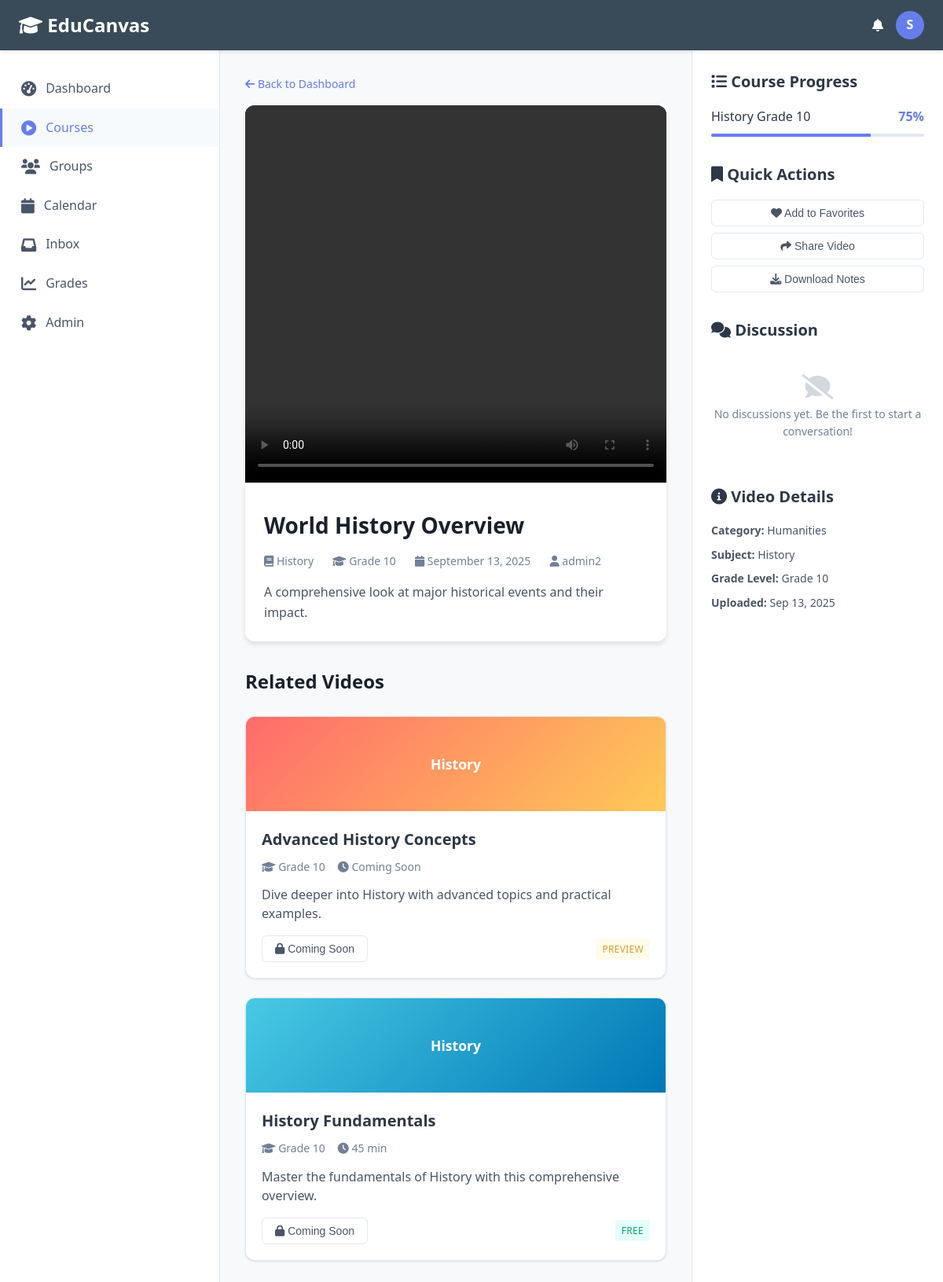
The page /video/3/ on the database its author committed.
### videos/models.py (models this page shows, shortened)
class Video(models.Model):
    title = models.CharField(max_length=255)
    description = models.TextField(blank=True)
    file = models.FileField(upload_to='videos/')
    subject = models.ForeignKey(Subject, on_delete=models.CASCADE, related_name='videos')
    grade_level = models.ForeignKey(GradeLevel, on_delete=models.CASCADE, related_name='videos')
    uploaded_by = models.ForeignKey(User, on_delete=models.SET_NULL, null=True, blank=True)
    uploaded_at = models.DateTimeField(auto_now_add=True)

### catalog/models.py (models this page shows, shortened)
class Subject(models.Model):
    name = models.CharField(max_length=100, unique=True)
    category = models.ForeignKey(Category, on_delete=models.CASCADE, related_name='subjects')

class GradeLevel(models.Model):
    name = models.CharField(max_length=50, unique=True)

class Category(models.Model):
    name = models.CharField(max_length=100, unique=True)

### users/models.py (models this page shows)
class User(AbstractUser):
    class Role(models.TextChoices):
        ADMINISTRATOR = 'ADMIN', 'Administrator'
        STUDENT = 'STUDENT', 'Student'
    role = models.CharField(
        max_length=10,
        choices=Role.choices,
        default=Role.STUDENT,
    )

### videos/views.py (the view)
# urls.py: path('video/<int:pk>/', views.video_detail, name='video_detail'),
def video_detail(request, pk):
    video = get_object_or_404(Video, pk=pk)
    return render(request, 'videos/detail.html', {'video': video})

### videos/templates/videos/detail.html (shortened to what this page needs)
{% load static %}
<!DOCTYPE html>
<html lang="en">
<head>
    <link rel="stylesheet" href="{% static 'css/main.css' %}">
    <link rel="stylesheet" href="https://cdnjs.cloudflare.com/ajax/libs/font-awesome/6.0.0/css/all.min.css">
</head>
<body>
    <header class="header">
        <div class="logo">
            <i class="fas fa-graduation-cap"></i> EduCanvas
        </div>
        <div class="user-menu">
            <i class="fas fa-bell"></i>
            <div class="user-avatar">S</div>
        </div>
    </header>
    <div class="container">
        <nav class="sidebar">
            <a href="{% url 'video_library' %}" class="nav-item">
                <i class="nav-icon fas fa-tachometer-alt"></i>
                Dashboard
            </a>
            <a href="#" class="nav-item active">
                <i class="nav-icon fas fa-play-circle"></i>
                Courses
            </a>
            <a href="#" class="nav-item">
                <i class="nav-icon fas fa-users"></i>
                Groups
            </a>
            <a href="#" class="nav-item">
                <i class="nav-icon fas fa-calendar"></i>
                Calendar
            </a>
            <a href="#" class="nav-item">
                <i class="nav-icon fas fa-inbox"></i>
                Inbox
            </a>
            <a href="#" class="nav-item">
                <i class="nav-icon fas fa-chart-line"></i>
                Grades
            </a>
            <a href="/admin/" class="nav-item">
                <i class="nav-icon fas fa-cog"></i>
                Admin
            </a>
        </nav>
        <main class="main-content">
            <div style="margin-bottom: 16px; font-size: 0.875rem; color: #718096;">
                <a href="{% url 'video_library' %}" style="color: #667eea; text-decoration: none;">
                    <i class="fas fa-arrow-left"></i> Back to Dashboard
                </a>
            </div>
            <div class="video-container">
                <video class="video-player" controls>
                    <source src="{{ video.file.url }}" type="video/mp4">
                </video>
                <div class="video-info">
                    <h1 class="video-title">{{ video.title }}</h1>
                    <div class="video-meta-bar">
                        <span><i class="fas fa-book"></i> {{ video.subject.name }}</span>
                        <span><i class="fas fa-graduation-cap"></i> {{ video.grade_level.name }}</span>
                        <span><i class="fas fa-calendar"></i> {{ video.uploaded_at|date:"F d, Y" }}</span>
                        {% if video.uploaded_by %}
                        <span><i class="fas fa-user"></i> {{ video.uploaded_by.username }}</span>
                        {% endif %}
                    </div>
                    <div class="video-description">
                        {{ video.description|default:"No description available for this video." }}
                    </div>
                </div>
            </div>
            <div style="margin-top: 32px;">
                <h2 style="font-size: 1.5rem; font-weight: 600; margin-bottom: 24px; color: #1a202c;">
                    Related Videos
                </h2>
                <div class="cards-grid">
                    <div class="card">
                        <div class="card-header math">
                            <div class="card-header-text">{{ video.subject.name }}</div>
                        </div>
                        <div class="card-body">
                            <h3 class="card-title">Advanced {{ video.subject.name }} Concepts</h3>
                            <div class="card-meta">
                                <span><i class="fas fa-graduation-cap"></i> {{ video.grade_level.name }}</span>
                                <span><i class="fas fa-clock"></i> Coming Soon</span>
                            </div>
                            <p class="card-description">Dive deeper into {{ video.subject.name }} with advanced topics and practical examples.</p>
                            <div class="card-footer">
                                <button class="btn btn-outline" disabled>
                                    <i class="fas fa-lock"></i> Coming Soon
                                </button>
                                <span class="badge badge-warning">Preview</span>
                            </div>
                        </div>
                    </div>
                    <div class="card">
                        <div class="card-header science">
                            <div class="card-header-text">{{ video.subject.name }}</div>
                        </div>
                        <div class="card-body">
                            <h3 class="card-title">{{ video.subject.name }} Fundamentals</h3>
                            <div class="card-meta">
                                <span><i class="fas fa-graduation-cap"></i> {{ video.grade_level.name }}</span>
                                <span><i class="fas fa-clock"></i> 45 min</span>
                            </div>
                            <p class="card-description">Master the fundamentals of {{ video.subject.name }} with this comprehensive overview.</p>
                            <div class="card-footer">
                                <button class="btn btn-outline" disabled>
                                    <i class="fas fa-lock"></i> Coming Soon
                                </button>
                                <span class="badge badge-success">Free</span>
                            </div>
                        </div>
                    </div>
                </div>
            </div>
        </main>
        <aside class="right-sidebar">
            <div class="sidebar-section">
                <h3 class="sidebar-title">
                    <i class="fas fa-list"></i> Course Progress
                </h3>
                <div style="margin-bottom: 16px;">
                    <div style="display: flex; justify-content: space-between; margin-bottom: 8px;">
                        <span style="font-weight: 500;">{{ video.subject.name }} {{ video.grade_level.name }}</span>
                        <span style="color: #667eea; font-weight: 600;">75%</span>
                    </div>
                    <div class="progress-bar">
                        <div class="progress-fill" style="width: 75%;"></div>
                    </div>
                </div>
            </div>
            <div class="sidebar-section">
                <h3 class="sidebar-title">
                    <i class="fas fa-bookmark"></i> Quick Actions
                </h3>
                <div style="display: flex; flex-direction: column; gap: 8px;">
                    <button class="btn btn-outline" style="justify-self: start;">
                        <i class="fas fa-heart"></i> Add to Favorites
                    </button>
                    <button class="btn btn-outline">
                        <i class="fas fa-share"></i> Share Video
                    </button>
                    <button class="btn btn-outline">
                        <i class="fas fa-download"></i> Download Notes
                    </button>
                </div>
            </div>
            <div class="sidebar-section">
                <h3 class="sidebar-title">
                    <i class="fas fa-comments"></i> Discussion
                </h3>
                <div style="font-size: 0.875rem; color: #718096; text-align: center; padding: 24px 0;">
                    <i class="fas fa-comment-slash" style="font-size: 2rem; opacity: 0.3; margin-bottom: 8px; display: block;"></i>
                    No discussions yet. Be the first to start a conversation!
                </div>
            </div>
            <div class="sidebar-section">
                <h3 class="sidebar-title">
                    <i class="fas fa-info-circle"></i> Video Details
                </h3>
                <div style="font-size: 0.875rem; color: #4a5568;">
                    <div style="margin-bottom: 8px;">
                        <strong>Category:</strong> {{ video.subject.category.name }}
                    </div>
                    <div style="margin-bottom: 8px;">
                        <strong>Subject:</strong> {{ video.subject.name }}
                    </div>
                    <div style="margin-bottom: 8px;">
                        <strong>Grade Level:</strong> {{ video.grade_level.name }}
                    </div>
                    <div style="margin-bottom: 8px;">
                        <strong>Uploaded:</strong> {{ video.uploaded_at|date:"M d, Y" }}
                    </div>
                </div>
            </div>
        </aside>
    </div>
</body>
</html>

### videos/static/css/main.css (style rules this page uses)
* { margin: 0; padding: 0; box-sizing: border-box; }
body { font-family: 'Segoe UI', Tahoma, Geneva, Verdana, sans-serif; background-color: #f7f9fa; color: #2d3748; line-height: 1.6; }
.header { background: #394b59; color: white; padding: 0 24px; display: flex; align-items: center; justify-content: space-between; height: 64px; box-shadow: 0 2px 4px rgba(0,0,0,0.1); position: sticky; top: 0; z-index: 100; }
.logo { font-size: 1.5rem; font-weight: bold; color: #ffffff; }
.user-menu { display: flex; align-items: center; gap: 16px; }
.user-avatar { width: 36px; height: 36px; border-radius: 50%; background: #667eea; display: flex; align-items: center; justify-content: center; color: white; font-weight: bold; }
.container { display: flex; min-height: calc(100vh - 64px); }
.sidebar { width: 280px; background: #ffffff; border-right: 1px solid #e2e8f0; padding: 24px 0; flex-shrink: 0; }
.nav-item { display: flex; align-items: center; padding: 12px 24px; color: #4a5568; text-decoration: none; transition: all 0.2s; border-left: 3px solid transparent; }
.nav-item:hover, .nav-item.active { background-color: #f7fafc; border-left-color: #667eea; color: #667eea; }
.nav-icon { margin-right: 12px; font-size: 1.2rem; }
.main-content { flex: 1; padding: 32px; background: #f7f9fa; }
.cards-grid { display: grid; grid-template-columns: repeat(auto-fill, minmax(320px, 1fr)); gap: 24px; margin-bottom: 32px; }
.card { background: #ffffff; border-radius: 12px; box-shadow: 0 1px 3px rgba(0,0,0,0.1); overflow: hidden; transition: all 0.3s ease; border: 1px solid #e2e8f0; }
.card-header { height: 120px; background: linear-gradient(135deg, #667eea 0%, #764ba2 100%); position: relative; display: flex; align-items: center; justify-content: center; }
.card-header.math { background: linear-gradient(135deg, #ff6b6b 0%, #feca57 100%); }
.card-header.science { background: linear-gradient(135deg, #48cae4 0%, #0077b6 100%); }
.card-header-text { color: white; font-size: 1.1rem; font-weight: 600; text-align: center; }
.card-body { padding: 20px; }
.card-title { font-size: 1.25rem; font-weight: 600; margin-bottom: 8px; color: #2d3748; }
.card-meta { display: flex; align-items: center; gap: 16px; margin-bottom: 12px; font-size: 0.875rem; color: #718096; }
.card-description { color: #4a5568; margin-bottom: 16px; line-height: 1.5; }
.card-footer { display: flex; justify-content: space-between; align-items: center; }
.btn { padding: 8px 16px; border-radius: 6px; font-weight: 500; text-decoration: none; transition: all 0.2s; border: none; cursor: pointer; font-size: 0.875rem; }
.btn-outline { border: 1px solid #e2e8f0; color: #4a5568; background: white; }
.right-sidebar { width: 320px; background: #ffffff; border-left: 1px solid #e2e8f0; padding: 24px; flex-shrink: 0; }
.sidebar-section { margin-bottom: 32px; }
.sidebar-title { font-size: 1.25rem; font-weight: 600; margin-bottom: 16px; color: #2d3748; }
.video-container { background: #ffffff; border-radius: 12px; overflow: hidden; box-shadow: 0 4px 6px rgba(0,0,0,0.1); margin-bottom: 24px; }
.video-player { width: 100%; height: 480px; background: #000; }
.video-info { padding: 24px; }
.video-title { font-size: 1.75rem; font-weight: 600; margin-bottom: 12px; color: #1a202c; }
.video-meta-bar { display: flex; align-items: center; gap: 24px; margin-bottom: 16px; font-size: 0.875rem; color: #718096; }
.video-description { color: #4a5568; line-height: 1.6; }
.progress-bar { height: 4px; background: #e2e8f0; border-radius: 2px; overflow: hidden; margin-top: 8px; }
.progress-fill { height: 100%; background: #667eea; transition: width 0.3s ease; }
.badge { display: inline-block; padding: 4px 8px; font-size: 0.75rem; font-weight: 500; border-radius: 4px; text-transform: uppercase; letter-spacing: 0.025em; }
.badge-success { background: #e6fffa; color: #00a86b; }
.badge-warning { background: #fffbeb; color: #d69e2e; }

### rows shown on the page
Video: title "World History Overview", subject.name "History", grade_level.name "Grade 10", uploaded_at "September 13, 2025", uploaded_by.username "admin2", description "A comprehensive look at major historical events and their impact.", subject.category.name "Humanities", uploaded_at "Sep 13, 2025"
